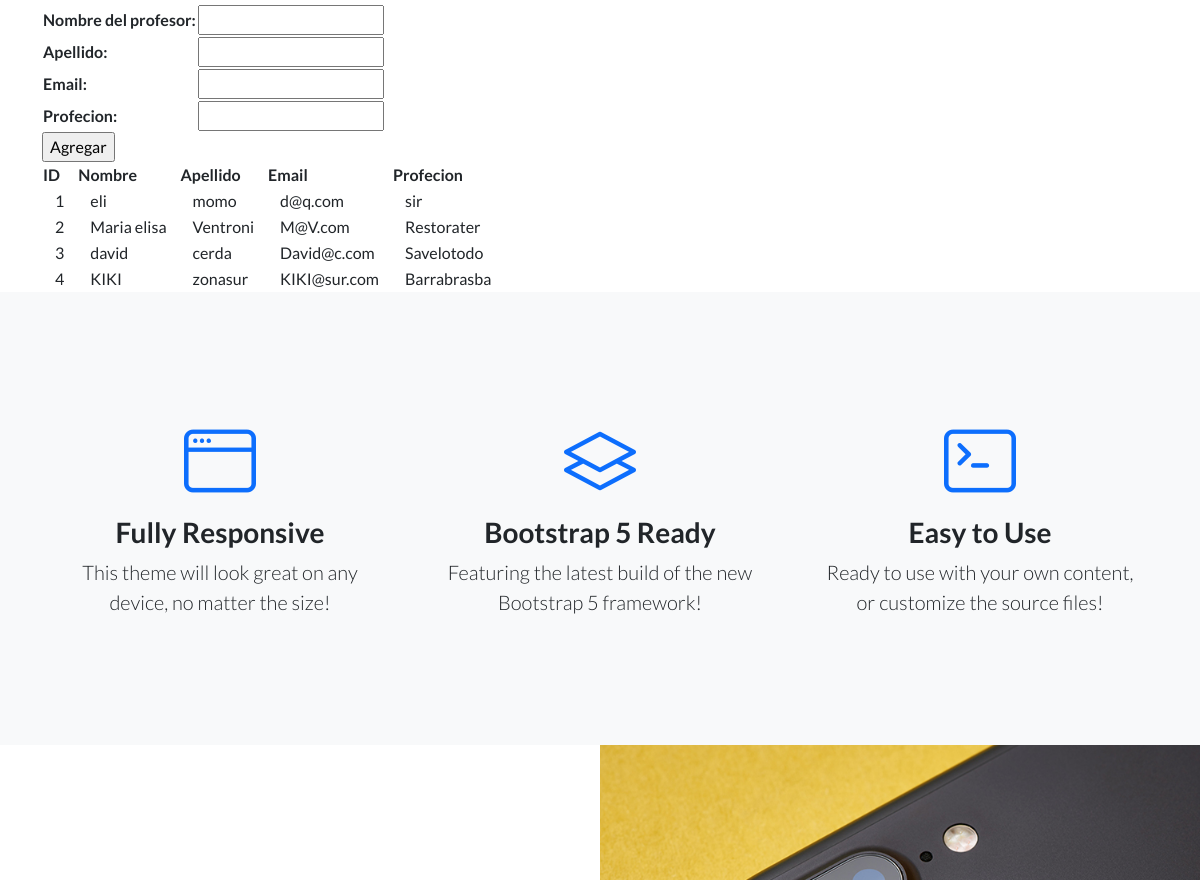
The page /PrimeraApp/Profesores/ (middle part) on the database as committed earlier.
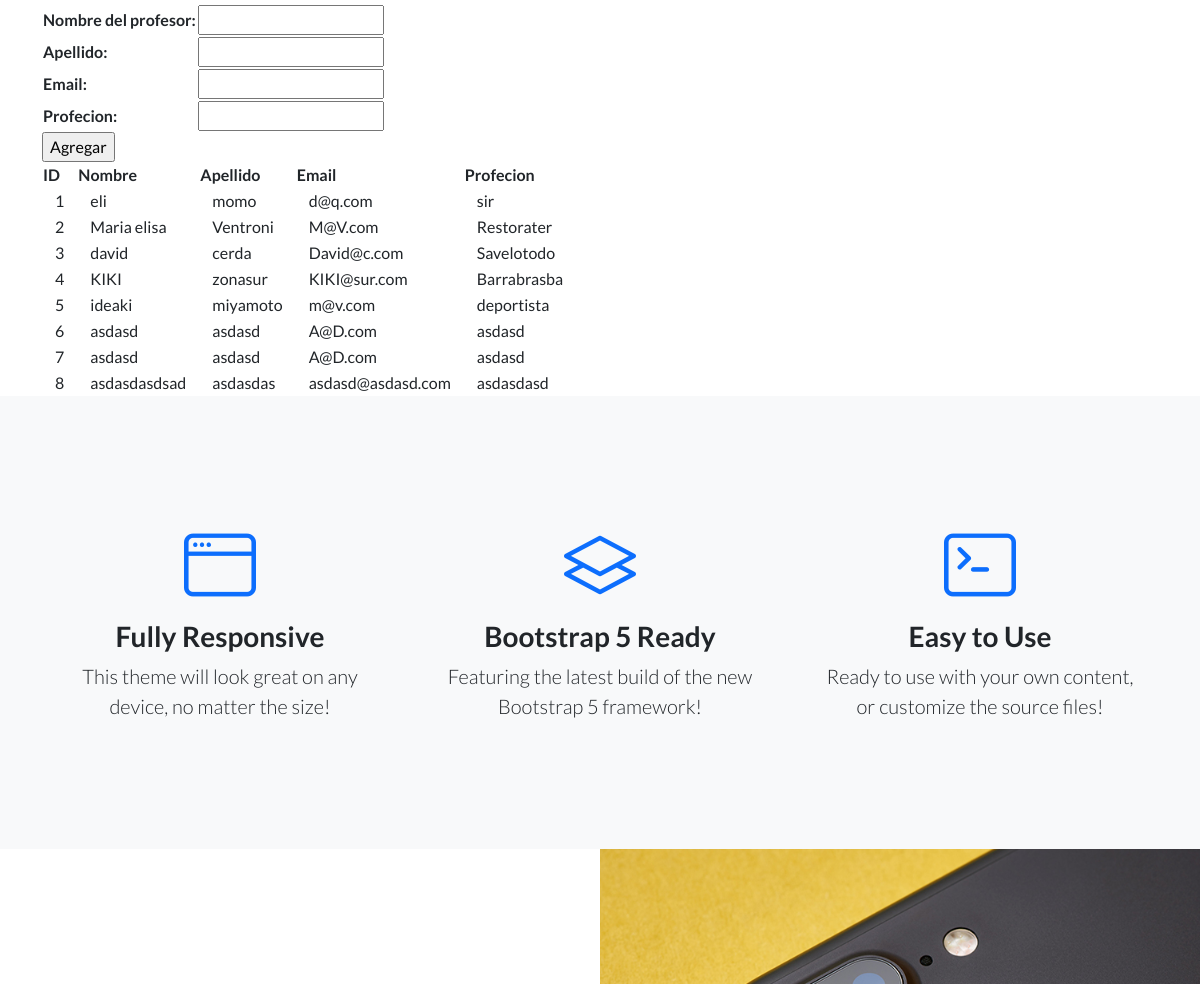
The same page on the database as committed later.
### PrimeraApp/models.py (models this page shows, shortened)
class Profesor(models.Model):
    nombre = models.CharField(max_length=30)
    apellido = models.CharField(max_length=30)
    email = models.EmailField()
    profecion = models.CharField(max_length=30)

### PrimeraApp/views.py (the view)
# urls.py: path('Profesores/' , views.Profesores, name="profesores"),
def Profesores(request):
      if request.method == "POST":
            form = Profesorform(request.POST)
            if form.is_valid():
                  profesor = Profesor()
                  profesor.nombre = form.cleaned_data["nombre"]
                  profesor.apellido = form.cleaned_data["apellido"]
                  profesor.email = form.cleaned_data["email"]
                  profesor.profecion = form.cleaned_data["profecion"]
                  profesor.save()
                  form = Profesorform()
      else:
            form = Profesorform()
      profesores = Profesor.objects.all()
      context = {"profesores": profesores, "form":form}
      return render (request,'template/Profesores.html', context)

### PrimeraApp/form.py
class Profesorform(forms.Form):
    nombre = forms.CharField(max_length=30, label="Nombre del profesor")
    apellido = forms.CharField(max_length=30)
    email = forms.EmailField()
    profecion = forms.CharField(max_length=30)

### PrimeraApp/Template/Profesores.html (shortened to what this page needs)
{% extends 'template/index.html' %}
{% load static %}
{% block Cambio %}
<form action="" method="post">
    <table>
    {{ form }}
    </table>
   <input type="submit" value="Agregar">
</form>
<table>
    <thead>
        <tr>
            <th>ID</th>
            <th>Nombre</th>
            <th>Apellido</th>
            <th>Email</th>
            <th>Profecion</th>
        </tr>
    </thead>
    <tbody>
        {% for profesor in profesores %}
        <tr>
            <td>
                <div class="container">
                {{ profesor.id }}
                </div>
            </td>
            <td>
                <div class="container">
                {{ profesor.nombre }}
                </div>
            </td>
            <td>
                <div class="container">
                {{ profesor.apellido }}
                </div>
            </td>
            <td>
                <div class="container">
                {{ profesor.email }}
                </div>
            </td>
            <td>
                <div class="container">
                {{ profesor.profecion }}
                </div>
            </td>
        </tr>
        {% endfor %}
    </tbody>
</table>
{% endblock %}

### PrimeraApp/Template/index.html (shortened to what this page needs)
<!DOCTYPE html>
<html lang="en">
    <head>
        {% load static %}
        <link href="https://cdn.jsdelivr.net/npm/bootstrap-icons@1.5.0/font/bootstrap-icons.css" rel="stylesheet" type="text/css" />
        <link href="{% static 'css/styles.css' %}" rel="stylesheet" />
    </head>
    <body>
        <div class="container">
        {% block Cambio %}
        {% endblock %}
        </div>
        <section class="features-icons bg-light text-center">
            <div class="container">
                <div class="row">
                    <div class="col-lg-4">
                        <div class="features-icons-item mx-auto mb-5 mb-lg-0 mb-lg-3">
                            <div class="features-icons-icon d-flex"><i class="bi-window m-auto text-primary"></i></div>
                            <h3>Fully Responsive</h3>
                            <p class="lead mb-0">This theme will look great on any device, no matter the size!</p>
                        </div>
                    </div>
                    <div class="col-lg-4">
                        <div class="features-icons-item mx-auto mb-5 mb-lg-0 mb-lg-3">
                            <div class="features-icons-icon d-flex"><i class="bi-layers m-auto text-primary"></i></div>
                            <h3>Bootstrap 5 Ready</h3>
                            <p class="lead mb-0">Featuring the latest build of the new Bootstrap 5 framework!</p>
                        </div>
                    </div>
                    <div class="col-lg-4">
                        <div class="features-icons-item mx-auto mb-0 mb-lg-3">
                            <div class="features-icons-icon d-flex"><i class="bi-terminal m-auto text-primary"></i></div>
                            <h3>Easy to Use</h3>
                            <p class="lead mb-0">Ready to use with your own content, or customize the source files!</p>
                        </div>
                    </div>
                </div>
            </div>
        </section>
        <section class="showcase">
            <div class="container-fluid p-0">
                <div class="row g-0">
                    <div class="col-lg-6 order-lg-2 text-white showcase-img" style="background-image: url('assets/img/bg-showcase-1.jpg')"></div>
                    <div class="col-lg-6 order-lg-1 my-auto showcase-text">
                    </div>
                </div>
            </div>
        </section>
    </body>
</html>

Rows that differ between the two databases and show on the page:
added Profesor: id "5", nombre "ideaki", apellido "miyamoto", email "m@v.com", profecion "deportista"
added Profesor: id "6", nombre "asdasd", apellido "asdasd", email "A@D.com", profecion "asdasd"
added Profesor: id "7", nombre "asdasd", apellido "asdasd", email "A@D.com", profecion "asdasd"
added Profesor: id "8", nombre "asdasdasdsad", apellido "asdasdas", email "asdasd@asdasd.com", profecion "asdasdasd"
